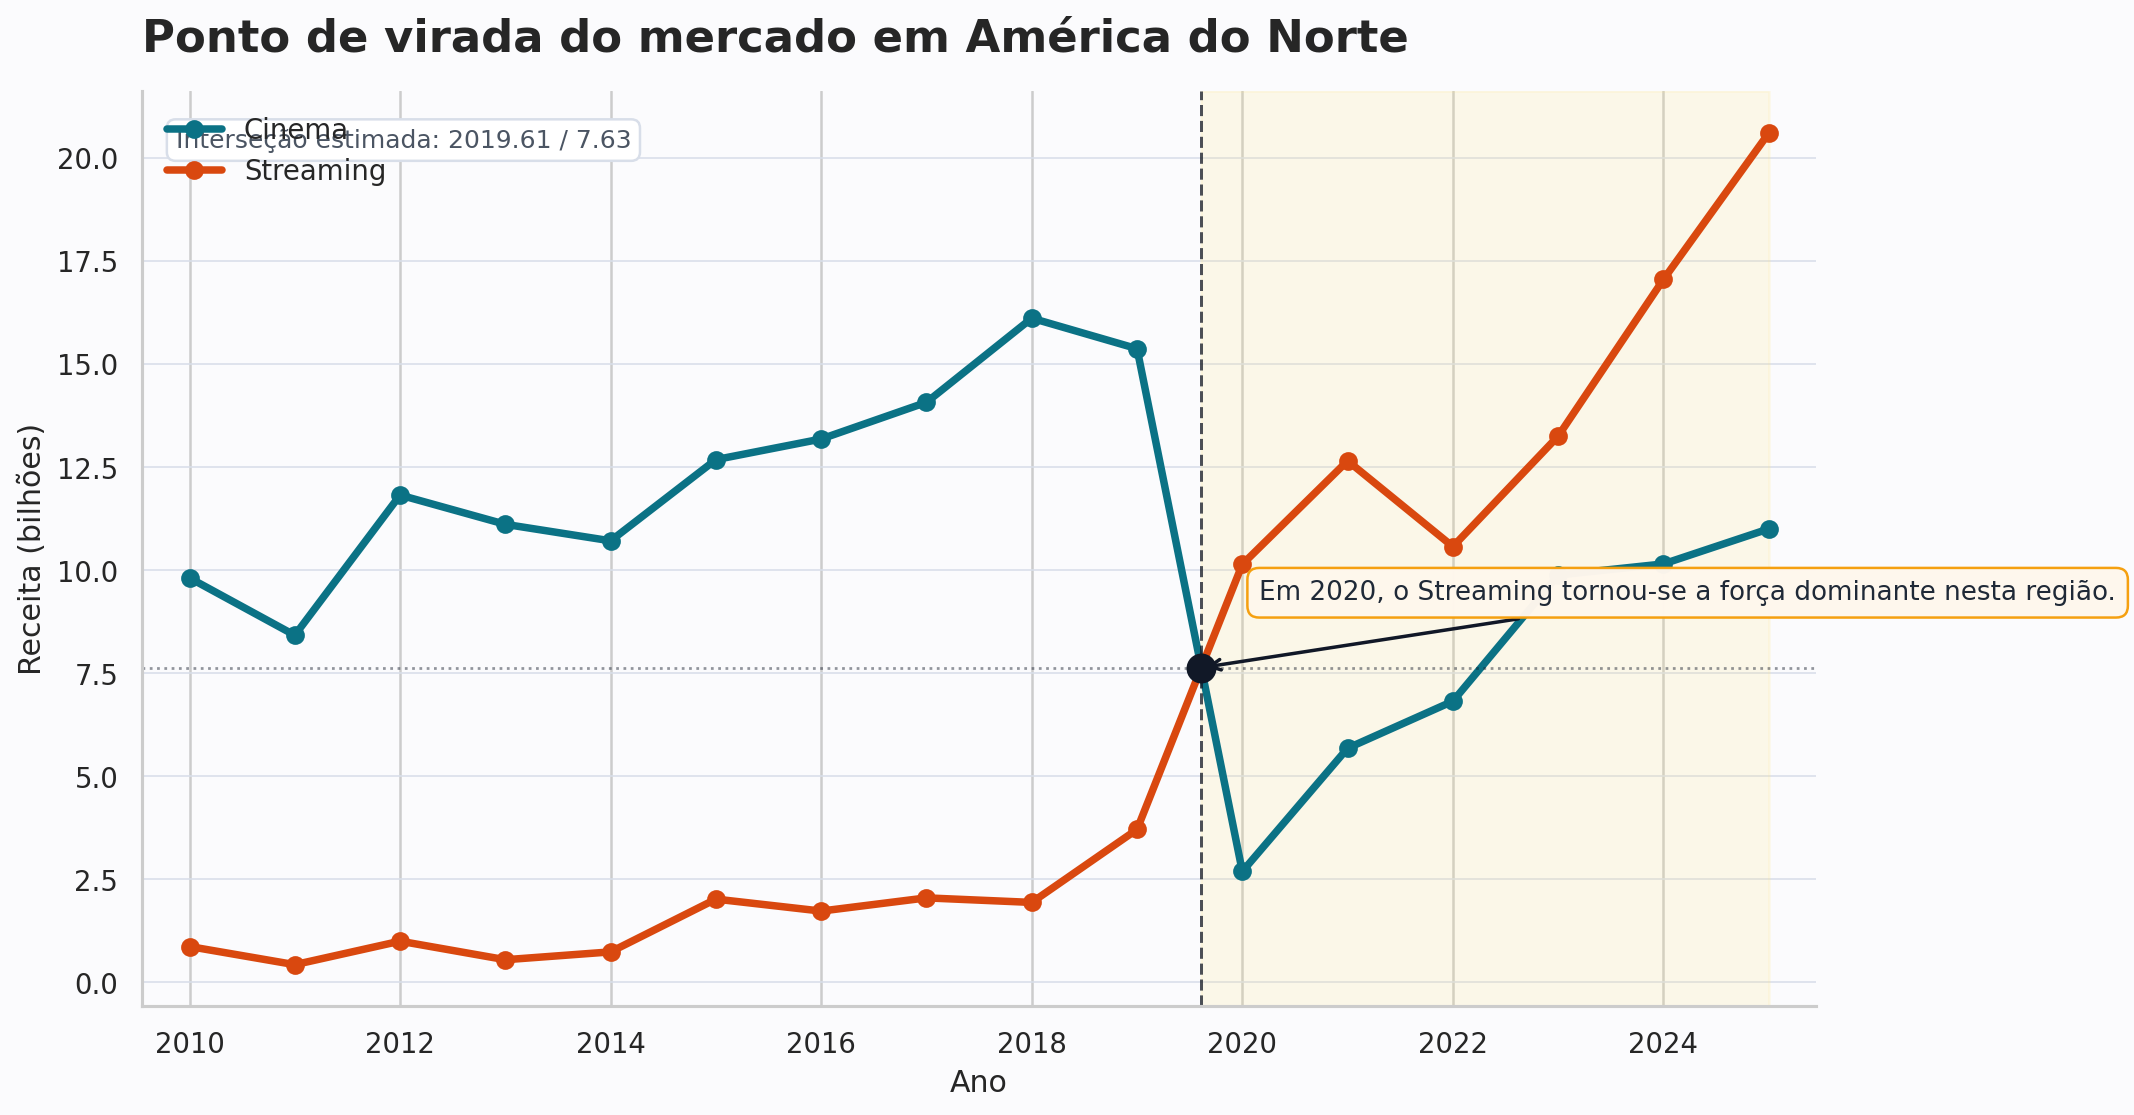

Recreate this plot in Python.
from __future__ import annotations

from pathlib import Path

import matplotlib.pyplot as plt
from dash import Dash, Input, Output, dcc, html

from shared import figure_to_data_uri, find_intersection, load_data, style_axis


def build_part2_figure(df, region: str):
    regional = (
        df[df["Regiao"] == region]
        .groupby(["Ano", "Tipo"], as_index=False)["Receita_Bilhoes"]
        .sum()
        .pivot(index="Ano", columns="Tipo", values="Receita_Bilhoes")
        .sort_index()
    )

    years = regional.index.to_numpy(dtype=float)
    cinema = regional["Cinema"].to_numpy(dtype=float)
    streaming = regional["Streaming"].to_numpy(dtype=float)

    intersection = find_intersection(years, cinema, streaming)

    fig, ax = plt.subplots(figsize=(12, 6.6), facecolor="#fbfbfd")
    ax.set_facecolor("#fbfbfd")

    ax.plot(years, cinema, color="#0b7285", linewidth=3.0, marker="o", markersize=6.5, label="Cinema")
    ax.plot(years, streaming, color="#d9480f", linewidth=3.0, marker="o", markersize=6.5, label="Streaming")

    style_axis(ax)
    ax.set_title(f"Ponto de virada do mercado em {region}", loc="left", pad=16, fontsize=18, fontweight="bold")
    ax.set_xlabel("Ano")
    ax.set_ylabel("Receita (bilhões)")
    ax.legend(frameon=False, loc="upper left")

    caption = f"Sem cruzamento identificado em {region}."
    if intersection is not None:
        x_cross, y_cross, label_year = intersection
        caption = f"Em {label_year}, o Streaming tornou-se a força dominante nesta região."

        ax.scatter([x_cross], [y_cross], s=120, color="#111827", zorder=5)
        ax.axvline(x_cross, color="#111827", linestyle="--", linewidth=1.2, alpha=0.75)
        ax.axhline(y_cross, color="#111827", linestyle=":", linewidth=1.1, alpha=0.45)
        ax.annotate(
            caption,
            xy=(x_cross, y_cross),
            xytext=(x_cross + 0.55, y_cross + max(cinema.max(), streaming.max()) * 0.08),
            arrowprops=dict(arrowstyle="->", color="#111827", lw=1.4),
            bbox=dict(boxstyle="round,pad=0.45", fc="#fff7ed", ec="#f59e0b", alpha=0.98),
            fontsize=10.5,
            color="#1f2937",
        )
        ax.text(
            0.02,
            0.96,
            f"Interseção estimada: {x_cross:.2f} / {y_cross:.2f}",
            transform=ax.transAxes,
            ha="left",
            va="top",
            fontsize=10,
            color="#4b5563",
            bbox=dict(boxstyle="round,pad=0.35", fc="white", ec="#d8dee9"),
        )
        ax.axvspan(x_cross, years.max(), color="#fde68a", alpha=0.18)
    else:
        ax.axvspan(2020, years.max(), color="#fde68a", alpha=0.18)

    ax.margins(x=0.03)
    return fig, caption


def create_app(df=None) -> Dash:
    data = load_data() if df is None else df
    regions = list(data["Regiao"].dropna().unique())

    default_fig, default_caption = build_part2_figure(data, regions[0])
    default_src = figure_to_data_uri(default_fig)

    app = Dash(__name__)

    app.layout = html.Div(
        style={
            "minHeight": "100vh",
            "background": "linear-gradient(180deg, #e9eef7 0%, #f7f9fc 38%, #eef2f7 100%)",
            "padding": "24px",
            "fontFamily": "Georgia, 'Times New Roman', serif",
            "color": "#0f172a",
        },
        children=[
            html.Div(
                style={"maxWidth": "1380px", "margin": "0 auto", "display": "grid", "gap": "18px"},
                children=[
                    html.Div(
                        style={
                            "background": "linear-gradient(135deg, #0f172a 0%, #1e3a8a 55%, #0f766e 100%)",
                            "borderRadius": "22px",
                            "padding": "28px 30px",
                            "boxShadow": "0 18px 40px rgba(15, 23, 42, 0.18)",
                            "color": "white",
                        },
                        children=[
                            html.Div("BI e DV - Mercado de Entretenimento", style={"fontSize": "15px", "letterSpacing": "0.12em", "textTransform": "uppercase", "opacity": 0.85}),
                            html.H1("Dashboard executivo das 3 atividades", style={"margin": "10px 0 8px", "fontSize": "34px", "lineHeight": 1.05}),
                            html.P(
                                "Uma leitura única para bilheteria, ponto de virada entre cinema e streaming e contexto de churn das plataformas.",
                                style={"margin": 0, "fontSize": "18px", "maxWidth": "900px", "opacity": 0.93},
                            ),
                        ],
                    ),
                    html.Div(
                        style={"display": "grid", "gridTemplateColumns": "1fr", "gap": "18px"},
                        children=[
                            html.Div(
                                style={"background": "white", "borderRadius": "20px", "padding": "22px 24px", "boxShadow": "0 12px 28px rgba(15, 23, 42, 0.08)"},
                                children=[
                                    html.H2("Parte 2 - Ponto de virada interativo", style={"marginTop": 0, "marginBottom": "10px", "fontSize": "24px"}),
                                    html.P("Selecione a região para cruzar cinema versus streaming e evidenciar o ponto de intersecção.", style={"marginTop": 0, "color": "#475569"}),
                                    html.Div(
                                        style={"display": "grid", "gridTemplateColumns": "280px 1fr", "gap": "16px", "alignItems": "end", "marginBottom": "16px"},
                                        children=[
                                            html.Div(
                                                children=[
                                                    html.Label("Região", style={"display": "block", "marginBottom": "8px", "fontWeight": "bold"}),
                                                    dcc.Dropdown(
                                                        id="region-dropdown",
                                                        options=[{"label": region, "value": region} for region in regions],
                                                        value=regions[0],
                                                        clearable=False,
                                                        style={"borderRadius": "12px"},
                                                    ),
                                                ]
                                            ),
                                            html.Div(id="turning-point-caption", children=default_caption, style={"fontSize": "16px", "color": "#334155", "paddingBottom": "4px"}),
                                        ],
                                    ),
                                    html.Img(id="turning-point-image", src=default_src, style={"width": "100%", "borderRadius": "16px", "border": "1px solid #e2e8f0"}),
                                ],
                            )
                        ],
                    ),
                ],
            )
        ],
    )

    @app.callback(
        Output("turning-point-image", "src"),
        Output("turning-point-caption", "children"),
        Input("region-dropdown", "value"),
    )
    def update_turning_point(region: str):
        fig, caption = build_part2_figure(data, region)
        return figure_to_data_uri(fig), caption

    return app


def export_part2(df=None, region: str | None = None, path: str | Path = "part2.png") -> Path:
    data = load_data() if df is None else df
    selected_region = region or data["Regiao"].dropna().iloc[0]
    figure, _ = build_part2_figure(data, selected_region)
    target = Path(path)
    figure.savefig(target, dpi=180, bbox_inches="tight")
    plt.close(figure)
    return target


if __name__ == "__main__":
    create_app().run(debug=True, host="0.0.0.0", port=8050)
